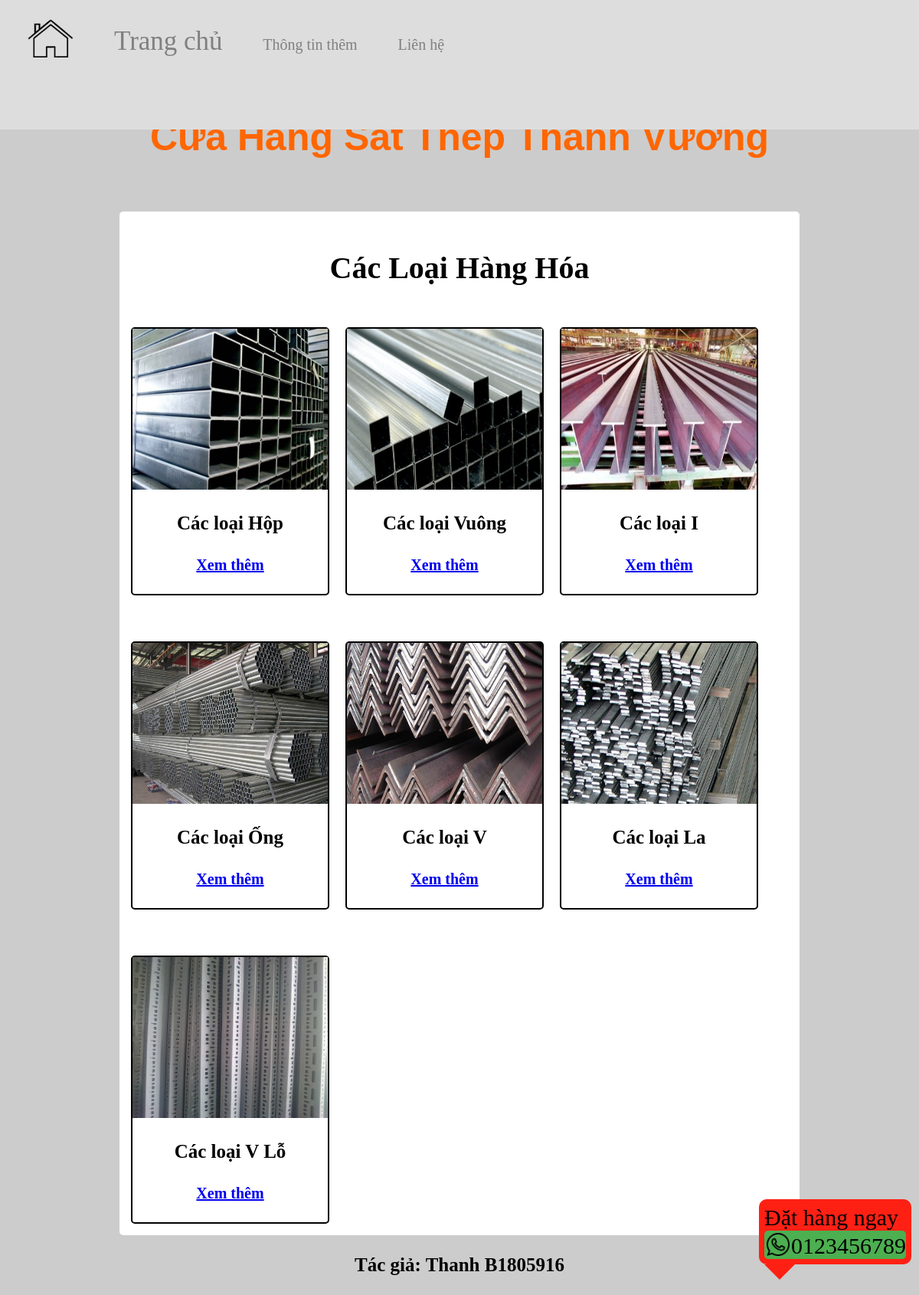
The page / on the database its author committed.
### tables this page shows
CREATE TABLE HangHoa
(
	MSHH INT AUTO_INCREMENT PRIMARY KEY,  
	TenHH NVARCHAR(30) NOT NULL,  
	QuyCach CHAR(7) NOT NULL,  
	Gia DECIMAL(15, 2) NOT NULL,  
	SoLuongHang INT NOT NULL,  
	MaLoaiHang INT NOT NULL,  
	FOREIGN KEY (MaLoaiHang) REFERENCES LoaiHangHoa(MaLoaiHangHoa),
	Location VARCHAR(128),  
	GhiChu NVARCHAR(128)  
);

CREATE TABLE LoaiHangHoa
(
	MaLoaiHangHoa INT AUTO_INCREMENT PRIMARY KEY,  
	TenLoaiHangHoa NVARCHAR(30) NOT NULL  
);

### dao/dao.php (called while the page is built, shortened)
<?php
abstract class DAO
{
    public function __construct($servername = "localhost", $username = "root", $password = "", $database = "quanlydathang")
    {
        $this->servername = $servername;
        $this->username = $username;
        $this->password = $password;
        $this->database = $database;
        $this->cnn = new mysqli($this->servername, $this->username, $this->password, $this->database);
    }
}
class ItemDAO extends DAO
{
    public function getAllItem()
    {
        $sql = "SELECT hh.*, lhh.TenLoaiHangHoa TenLoai FROM HangHoa hh, LoaiHangHoa lhh
                WHERE hh.MaLoaiHang = lhh.MaLoaiHangHoa;";
        $stmt = $this->cnn->query($sql);
        $items = [];
        while ($r = $stmt->fetch_assoc()) {
            $items[] = $r;
        }
        return $items;
    }
}

### index.php (the view, shortened to what this page needs)
<?php
    require_once "layouts/header.php"
?>
<h1 class="hdr">Cửa Hàng Sắt Thép Thanh Vương</h1>
<div class="pro-area">
    <h2 class="hdr">Các Loại Hàng Hóa</h2>
    <div class="pro-cont">
        <?php
        $dao = new ItemDAO();
        $items = $dao->getAllItem();
        foreach ($items as $key => $value) {
            echo sprintf(
            '
            <div class="pro">
                <a href="detail.php?id=%s"><img class="ico" src="%s"></a>
                <div style="text-align:center">
                    <h3>Các loại %s</h3>
                    <h3><a href="detail.php?id=%s">Xem thêm</a></h3>
                </div>
            </div>
            ',
            $value["MSHH"],
            $_PATH["img"].$value["MSHH"]."/".$value["Location"],
            $value["TenLoai"],
            $value["MSHH"]);
        }
    ?>
    </div>
</div>
<?php require_once $_PATH["footer"]; ?>

### layouts/head.php (shortened to what this page needs)
<!DOCTYPE html>
<html lang="vi">
<?php
    $_PATH = [
        "root" => "CT428_WEB/",
        "ico" => "src/ico/",
        "img" => "src/img/",
        "css" => "src/css/",
        "js" => "src/js/",
        "dao" => "dao/dao.php",
        "layouts" => "layouts/",
        "footer" => "layouts/footer.php",
        "err" => "layouts/err.php"
    ];
?>
<head>
    <link rel="stylesheet" href="<?php echo $_PATH["css"];?>styles.css">
</head>

### layouts/header.php
<?php
    require_once "head.php";
?>
<body>
<header>
    <nav class="nav-bar">
        <a class="nav-bar-item" style="bottom: 0;" href="index.php">
            <img src="<?php echo $_PATH["ico"]; ?>home-ico.png" class="ico">
        </a>
        <a class="nav-bar-item" href="index.php" style="font-size:35px">Trang chủ</a>
        <a class="nav-bar-item" href="info.php">Thông tin thêm</a>
        <a class="nav-bar-item" href="contact.php">Liên hệ</a>
    </nav>
     <div class="phone">
        Đặt hàng ngay
        <div>
           <img class="ico" src="<?php echo $_PATH["ico"]; ?>call-ico.png">
           <span style="font-size:30px">0123456789</span>
        </div>
    </div>
</header>
<main>

### layouts/footer.php
</main>
<footer>
    <h3>Tác giả: Thanh B1805916</h3>
</footer>
</body>
</html>

### src/css/styles.css (style rules this page uses)
header { position: fixed; top: 0; left: 0; background-color: #ddd; width: 100%; height: 10%; z-index: 100; }
.nav-bar { position: absolute; width: 80%; height: 100%; top: 15%; left: 3%; }
.nav-bar .ico { height: 50px; width:60px; }
.nav-bar-item { position: relative; bottom: 10px; margin-right: 5%; color: grey; font-size: 20px; }
a.nav-bar-item { text-decoration: none; }
.pro-area { position: relative; margin: auto; min-width: 850px; background-color: white; width: 75%; height: 80%; border-radius: 5px; }
.pro-cont { display: grid; grid-template-columns: repeat(auto-fit, 250px); gap: 30px 30px; }
.pro { border: solid 2px black; border-radius: 5px; margin: 15px; width: 102%; }
.pro .ico { width: 100%; height: 210px; }
.phone { position: fixed; right: 10px; bottom: 40px; background-color: #FF2014; font-size: 30px; border-radius: 10px; padding: 7px; }
.phone::after { position: fixed; bottom: 20px; content: ""; width: 0; height: 0; border-left: 20px solid transparent; border-right: 20px solid transparent; border-top: 20px solid #FF2014; }
.phone div { background-color: #4CAF50; border-radius: 5px; }
.phone img { position: relative; top: 3px; left: 3px; }
.hdr { margin-bottom: 150px; }
* { font-size: 20px; }
.hdr { position: relative; top: 50px; margin-bottom: 10%; }
h1 { font-size: 50px; font-family: sans-serif; color: #FF6600; }
h2 { font-size: 40px; }
h3 { font-size: 25px; }
body { position: relative; background-color: #CCCCCC; }
main { position: relative; height: 100%; text-align: center; margin: 0; margin-top: 100px; }
footer { position: relative; width: 100%; text-align: center; }
.ico { width: 30px; height: 30px; }

### rows shown on the page
hanghoa: MSHH+Location (picture), MaLoaiHang.TenLoaiHangHoa "Hộp"
hanghoa: MSHH+Location (picture), MaLoaiHang.TenLoaiHangHoa "Vuông"
hanghoa: MSHH+Location (picture), MaLoaiHang.TenLoaiHangHoa "I"
hanghoa: MSHH+Location (picture), MaLoaiHang.TenLoaiHangHoa "Ống"
hanghoa: MSHH+Location (picture), MaLoaiHang.TenLoaiHangHoa "V"
hanghoa: MSHH+Location (picture), MaLoaiHang.TenLoaiHangHoa "La"
hanghoa: MSHH+Location (picture), MaLoaiHang.TenLoaiHangHoa "V Lỗ"
